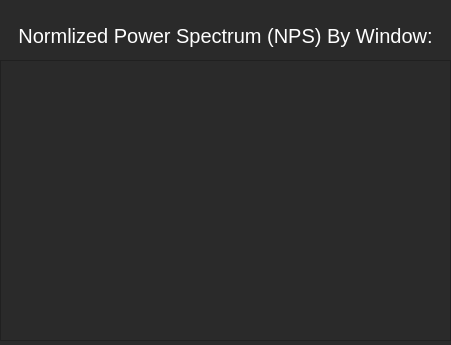
<?xml version="1.0" encoding="UTF-8"?>
<ui version="4.0">
 <class>psGraphWidget</class>
 <widget class="QWidget" name="psGraphWidget">
  <property name="geometry">
   <rect>
    <x>0</x>
    <y>0</y>
    <width>451</width>
    <height>345</height>
   </rect>
  </property>
  <property name="windowTitle">
   <string>Power Spectrum Graph</string>
  </property>
  <property name="styleSheet">
   <string notr="true">QWidget {
	background-color: rgb(42, 42, 42);
}</string>
  </property>
  <widget class="QLabel" name="psGraphLabel">
   <property name="geometry">
    <rect>
     <x>10</x>
     <y>-30</y>
     <width>431</width>
     <height>131</height>
    </rect>
   </property>
   <property name="styleSheet">
    <string notr="true">QLabel {
	font-size: 20px;
	color: rgb(255, 255, 255);
	background-color: rgba(255, 255, 255, 0);
}</string>
   </property>
   <property name="text">
    <string>Normlized Power Spectrum (NPS) By Window:</string>
   </property>
   <property name="textFormat">
    <enum>Qt::AutoText</enum>
   </property>
   <property name="scaledContents">
    <bool>false</bool>
   </property>
   <property name="alignment">
    <set>Qt::AlignCenter</set>
   </property>
   <property name="wordWrap">
    <bool>true</bool>
   </property>
  </widget>
  <widget class="QFrame" name="psGraphFrame">
   <property name="geometry">
    <rect>
     <x>0</x>
     <y>60</y>
     <width>451</width>
     <height>281</height>
    </rect>
   </property>
   <property name="toolTipDuration">
    <number>10</number>
   </property>
   <property name="frameShape">
    <enum>QFrame::StyledPanel</enum>
   </property>
   <property name="frameShadow">
    <enum>QFrame::Raised</enum>
   </property>
  </widget>
 </widget>
 <resources/>
 <connections/>
</ui>
